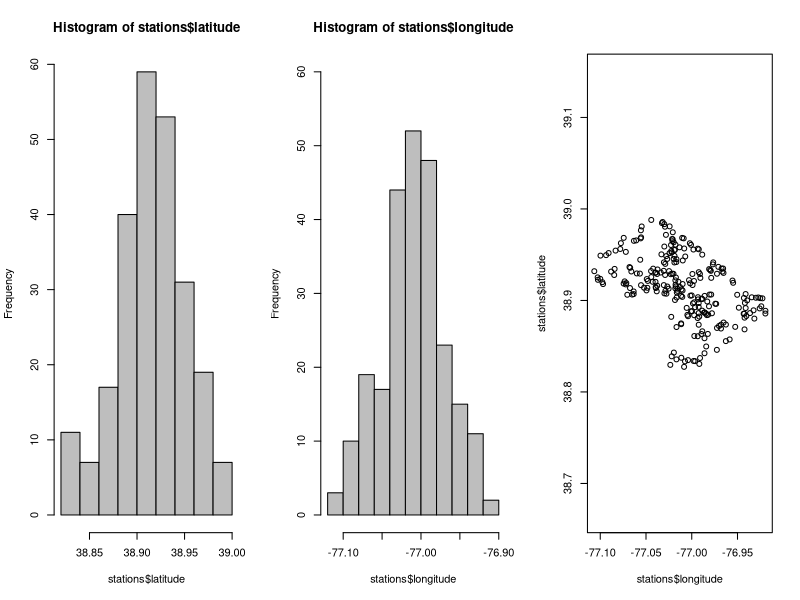
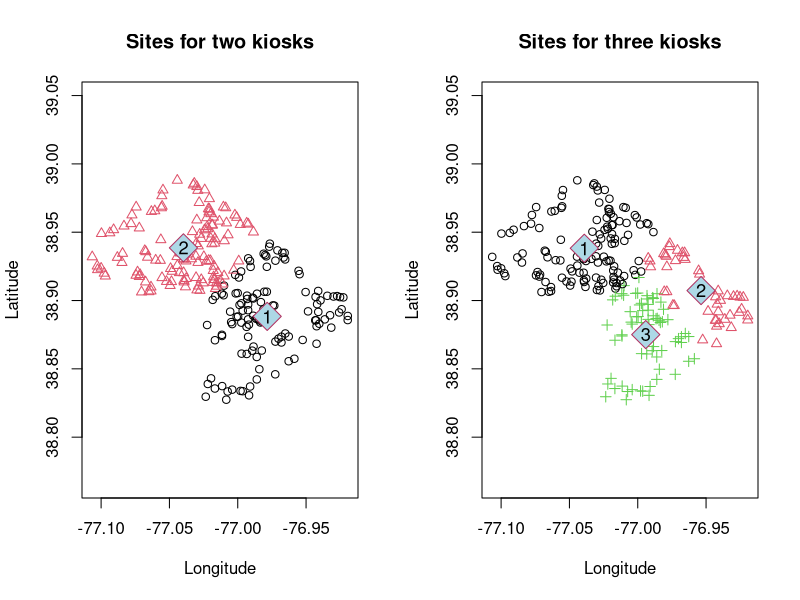
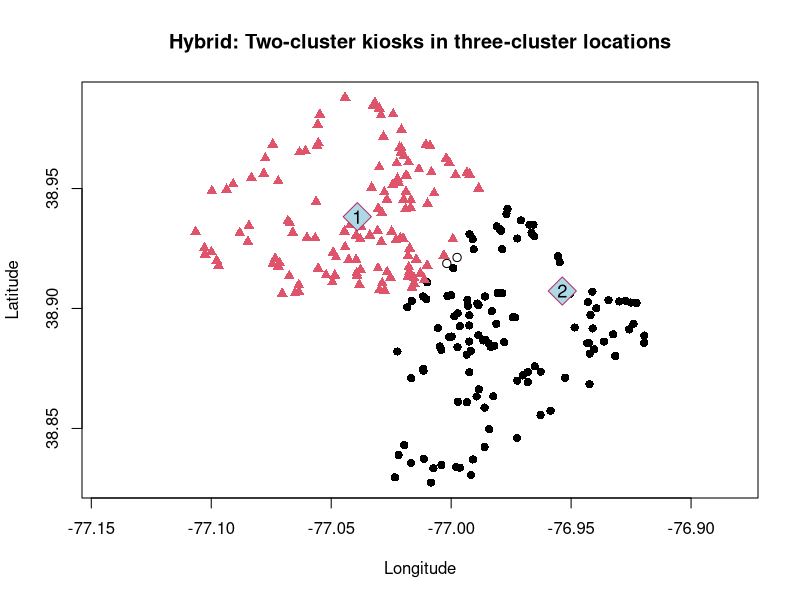
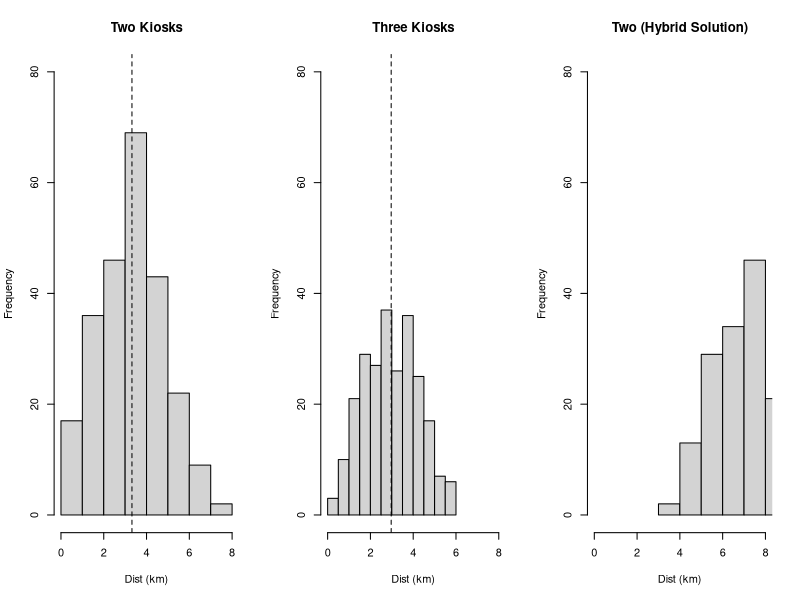
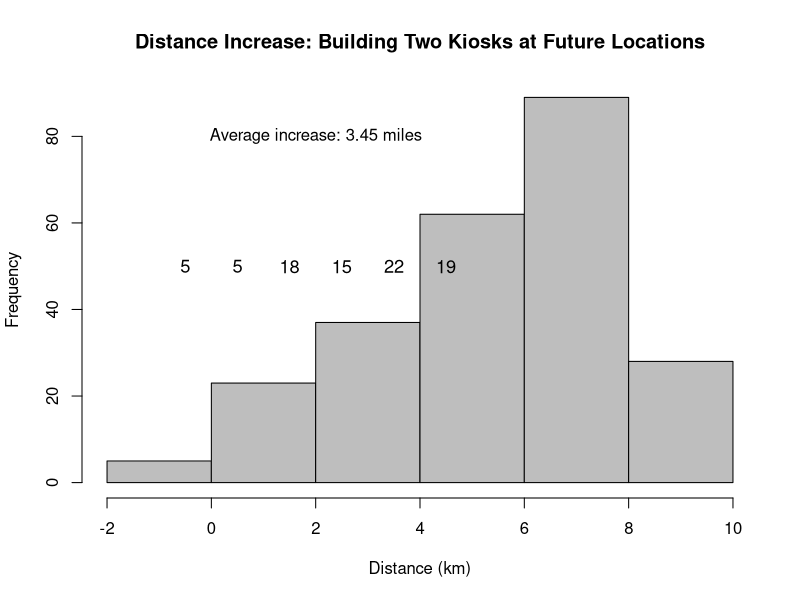

Write the R code that produced these figures, in order.
# Copyright 2016 Packt Publishing

# Introduction to R for Business Intelligence
# Chapter 5, Part 1 - Cluster Analysis: K-means Clustering

message("Introduction to R for Business Intelligence
Chapter 5 - Data Mining with Cluster Analysis
Copyright (2016) Packt Publishing \n
Welcome. Let's learn k-means clustering")

#
# Partitioning Using K-means Clustering

# Exploring the Data
stations <- read.csv("./data/Ch5_bike_station_locations.csv")
summary(stations)

par(mfrow = c(1, 3))
hist(stations$latitude, col = 'gray')
hist(stations$longitude, ylim = c(0, 60), col = 'gray')
plot(stations$longitude, stations$latitude, asp = 1)
par(mfrow = c(1, 1))

# Running the kmeans() Function
set.seed(123)
two <- kmeans(stations, 2)
three <- kmeans(stations, 3)

# Interpreting the Model Output
three

two$centers
two$size

clus <- cbind(stations, clus2 = two$cluster,
              clus3 = three$cluster)
head(clus)

# Developing a Business Case
par(mfrow = c(1, 2))
plot(clus$longitude, clus$latitude, col = two$cluster, asp = 1,
     pch = two$cluster, main = "Sites for two kiosks",
     xlab = "Longitude",  ylab = "Latitude")
points(two$centers[ ,2], two$centers[ ,1], pch = 23,
       col = 'maroon', bg = 'lightblue', cex = 3)
text(two$centers[ ,2], two$centers[ ,1], cex = 1.1, 
     col = 'black', attributes(two$centers)$dimnames[[1]])

plot(clus$longitude, clus$latitude, col = three$cluster, asp = 1,
     pch = three$cluster, main = "Sites for three kiosks",
     xlab = "Longitude",  ylab = "Latitude")
points(three$centers[ ,2], three$centers[ ,1],
       pch = 23, col = 'maroon', bg = 'lightblue', cex = 3)
text(three$centers[ ,2], three$centers[ ,1], cex = 1.1,
     col = 'black', attributes(three$centers)$dimnames[[1]])
par(mfrow = c(1, 1))

hybrid <- cbind(clus, hybrid_shape = rep(0, dim(clus)[1]))

for (e in 1:dim(hybrid[1])[1]) {
     if (hybrid[e, 3] == hybrid[e, 4]) {
          hybrid[e, 5] <- hybrid[e, 3]
     }
     if (hybrid[e, 3] != hybrid[e, 4]) {
          hybrid[e, 5] <- hybrid[e ,3] + 15
     }
}     

plot(hybrid$longitude, hybrid$latitude, col = two$cluster,
     main = "Hybrid: Two-cluster kiosks in three-cluster locations", pch = hybrid$hybrid_shape, cex = 1.1,
     xlab = "Longitude",  ylab = "Latitude", asp = 1)
points(three$centers[1:2, 2], three$centers[1:2, 1],
       pch = 23, col = 'maroon', bg = 'lightblue', cex = 3)
text(three$centers[1:2, 2], three$centers[1:2, 1], cex = 1.1,
     col = 'black', attributes(two$centers)$dimnames[[1]])

rm(hybrid, stations, e)

# ----------------------------------------------------
# Additional calculations to support the business case
# ----------------------------------------------------

# create dataframe with columns for distances
compare <- cbind(clus, dist2 = rep(0, dim(clus)[1]),
                 dist3 = rep(0, dim(clus)[1]))

# -------
# functions to find distance based on Spherical Law of Cosines

distance2 <- function(lat, long, clus_id) {
     acos(sin(lat * pi / 180) * sin(two$centers[clus_id, 1] * pi / 180) +
          cos(lat * pi / 180) * cos(two$centers[clus_id, 1] * pi / 180) *
          cos(two$centers[clus_id, 2] * pi / 180 - long * pi / 180)) *
          6371  #in km
}

distance3 <- function(lat, long, clus_id) {
     acos(sin(lat * pi / 180)*sin(three$centers[clus_id, 1] * pi / 180) +
          cos(lat * pi / 180) * cos(three$centers[clus_id, 1] * pi / 180) *
          cos(three$centers[clus_id, 2] * pi / 180 - long * pi / 180)) *
          6371  #in km
}

# -------

for (e in 1:dim(compare[1])[1]) {
     compare[e, 5] <- distance2(compare[e, 1], compare[e, 2], compare[e, 3])
     compare[e, 6] <- distance3(compare[e, 1], compare[e, 2], compare[e, 4])
}

if(!require("dplyr")) install.packages("dplyr")
suppressMessages(suppressWarnings(library(dplyr)))
compare <- cbind(compare, hybrid = rep(0, dim(compare)[1]))

for (e in 1:dim(compare[1])[1]) {
     compare[e, 7] <- distance3(compare[e, 1], compare[e, 2], compare[e, 3])
}

compare <- mutate(compare, temp_increase = (hybrid - dist3))

# -------

par(mfrow = c(1, 3))
hist(compare[ ,5], ylim = c(0, 80), xlim = c(0, 8), col = "lightgray", 
     xlab = "Dist (km)", main = "Two Kiosks")
abline(v = mean(compare[ ,5]), lty = "dashed")
hist(compare[ ,6], ylim = c(0, 80), xlim = c(0, 8), col = "lightgray",
     xlab = "Dist (km)", main = "Three Kiosks")
abline(v = mean(compare[ ,6]), lty = "dashed")
hist(compare[ ,7], ylim = c(0, 80), xlim = c(0, 8), col = "lightgray",
     xlab = "Dist (km)", main = "Two (Hybrid Solution)")
abline(v = mean(compare[ ,7]), lty = "dashed")
par(mfrow = c(1, 1))

summary(compare)  #to indicate max

hist(compare$temp_increase, breaks = 4, xlab = "Distance (km)",
     main = "Distance Increase: Building Two Kiosks at Future Locations", col = "gray")

bins <- as.data.frame(table(cut(compare$temp_increase, breaks = c(-1:5))))
text(seq(-.5, 4.5, 1), 50, cex = 1.1, col = 'black', bins[ ,2])

increase <- filter(compare, temp_increase > 0)
increase <- increase[ ,-c(1:7)]

summary(increase)

text(2, 80, paste("Average increase:", round(mean(increase) *
                    0.62137119, 2), "miles")) # .62 mi/km